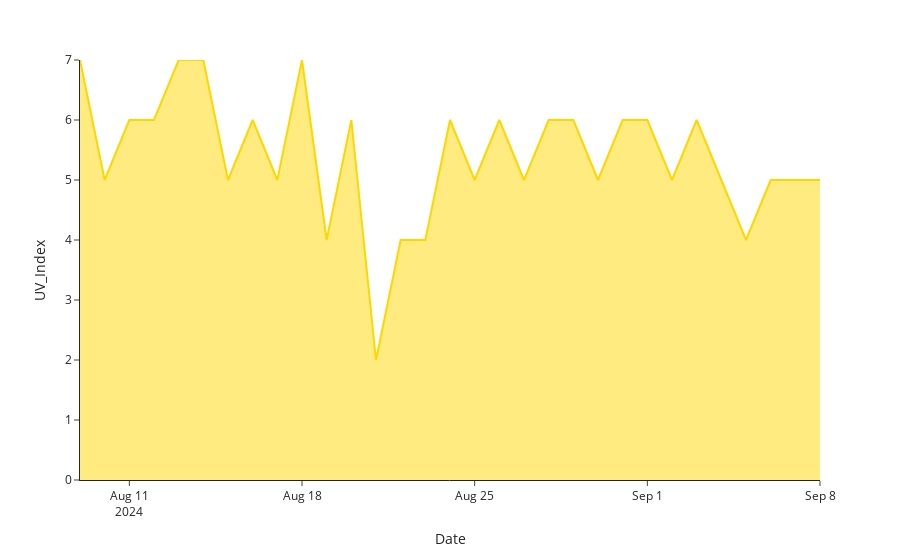

The notebook cell this image was saved under:
### Code cell
fig = px.line(historical_data, x='Date', y='UV_Index', template='simple_white')
fig.update_yaxes(range=[0, historical_data['UV_Index'].max()])
fig.update_traces(line_color='gold', fill='tozeroy')
fig.show()

### Figure 1 — Plotly figure (JSON) as saved in the notebook; plotly's stock layout.template omitted (floating-point values rounded to 4 significant figures)
{"data": [{"fill": "tozeroy", "hovertemplate": "Date=%{x}<br>UV_Index=%{y}<extra></extra>", "legendgroup": "", "line": {"color": "gold", "dash": "solid"}, "marker": {"symbol": "circle"}, "mode": "lines", "name": "", "orientation": "v", "showlegend": false, "type": "scatter", "x": ["2024-08-09T00:00:00", "2024-08-10T00:00:00", "2024-08-11T00:00:00", "2024-08-12T00:00:00", "2024-08-13T00:00:00", "2024-08-14T00:00:00", "2024-08-15T00:00:00", "2024-08-16T00:00:00", "2024-08-17T00:00:00", "2024-08-18T00:00:00", "2024-08-19T00:00:00", "2024-08-20T00:00:00", "2024-08-21T00:00:00", "2024-08-22T00:00:00", "2024-08-23T00:00:00", "2024-08-24T00:00:00", "2024-08-25T00:00:00", "2024-08-26T00:00:00", "2024-08-27T00:00:00", "2024-08-28T00:00:00", "2024-08-29T00:00:00", "2024-08-30T00:00:00", "2024-08-31T00:00:00", "2024-09-01T00:00:00", "2024-09-02T00:00:00", "2024-09-03T00:00:00", "2024-09-04T00:00:00", "2024-09-05T00:00:00", "2024-09-06T00:00:00", "2024-09-07T00:00:00", "2024-09-08T00:00:00"], "xaxis": "x", "y": [7, 5, 6, 6, 7, 7, 5, 6, 5, 7, 4, 6, 2, 4, 4, 6, 5, 6, 5, 6, 6, 5, 6, 6, 5, 6, 5, 4, 5, 5, 5], "yaxis": "y"}], "layout": {"legend": {"tracegroupgap": 0}, "margin": {"t": 60}, "xaxis": {"anchor": "y", "domain": [0, 1], "title": {"text": "Date"}}, "yaxis": {"anchor": "x", "domain": [0, 1], "range": [0, 7], "title": {"text": "UV_Index"}}}}
